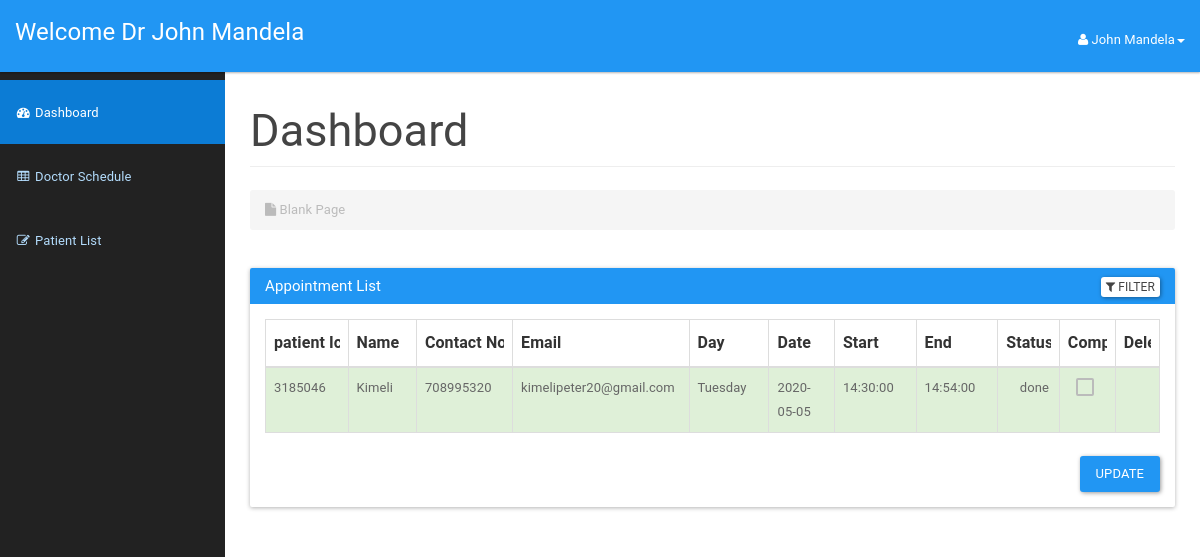
Page /doctor/doctordashboard.php (signed in) on the committed database.
### tables this page shows
CREATE TABLE `doctor` (
  `icDoctor` bigint(12) NOT NULL,
  `password` varchar(20) NOT NULL,
  `doctorId` int(3) NOT NULL,
  `doctorFirstName` varchar(50) NOT NULL,
  `doctorLastName` varchar(50) NOT NULL,
  `doctorAddress` varchar(100) NOT NULL,
  `doctorPhone` varchar(15) NOT NULL,
  `doctorEmail` varchar(20) NOT NULL,
  `doctorDOB` date NOT NULL
);

CREATE TABLE `appointment` (
  `appId` int(3) NOT NULL,
  `patientIc` bigint(12) NOT NULL,
  `scheduleId` int(10) NOT NULL,
  `appSymptom` varchar(100) NOT NULL,
  `appComment` varchar(100) NOT NULL,
  `status` varchar(10) NOT NULL DEFAULT 'process'
);

CREATE TABLE `patient` (
  `icPatient` bigint(12) NOT NULL,
  `password` varchar(20) NOT NULL,
  `patientFirstName` varchar(20) NOT NULL,
  `patientLastName` varchar(20) NOT NULL,
  `patientMaritialStatus` varchar(10) NOT NULL,
  `patientDOB` date NOT NULL,
  `patientGender` varchar(10) NOT NULL,
  `patientAddress` varchar(100) NOT NULL,
  `patientPhone` varchar(15) NOT NULL,
  `patientEmail` varchar(100) NOT NULL
);

CREATE TABLE `doctorschedule` (
  `scheduleId` int(11) NOT NULL,
  `scheduleDate` date NOT NULL,
  `scheduleDay` varchar(15) NOT NULL,
  `startTime` time NOT NULL,
  `endTime` time NOT NULL,
  `bookAvail` varchar(10) NOT NULL
);

### doctor/doctordashboard.php (the view, shortened to what this page needs)
<?php
include_once '../assets/conn/dbconnect.php';
$usersession = $_SESSION['doctorSession'];
$res=mysqli_query($con,"SELECT * FROM doctor WHERE doctorId=".$usersession);
$userRow=mysqli_fetch_array($res,MYSQLI_ASSOC);
?>
<!DOCTYPE html>
<html lang="en">
    <head>
        <link href="assets/css/material.css" rel="stylesheet">
        <link href="assets/css/sb-admin.css" rel="stylesheet">
        <link href="assets/css/style.css" rel="stylesheet">
        <link href="assets/font-awesome/css/font-awesome.css" rel="stylesheet">
    </head>
    <body>
        <div id="wrapper">
            <nav class="navbar navbar-inverse navbar-fixed-top" role="navigation">
                <div class="navbar-header">
                    <a class="navbar-brand" href="doctordashboard.php">Welcome Dr <?php echo $userRow['doctorFirstName'];?> <?php echo $userRow['doctorLastName'];?></a>
                </div>
                <ul class="nav navbar-right top-nav">
                    <li class="dropdown">
                        <a href="#" class="dropdown-toggle" data-toggle="dropdown"><i class="fa fa-user"></i> <?php echo $userRow['doctorFirstName']; ?> <?php echo $userRow['doctorLastName']; ?><b class="caret"></b></a>
                    </li>
                </ul>
                <div class="collapse navbar-collapse navbar-ex1-collapse">
                    <ul class="nav navbar-nav side-nav">
                        <li class="active">
                            <a href="doctordashboard.php"><i class="fa fa-fw fa-dashboard"></i> Dashboard</a>
                        </li>
                        <li>
                            <a href="addschedule.php"><i class="fa fa-fw fa-table"></i> Doctor Schedule</a>
                        </li>
                        <li>
                            <a href="patientlist.php"><i class="fa fa-fw fa-edit"></i> Patient List</a>
                        </li>
                    </ul>
                </div>
            </nav>
            <div id="page-wrapper">
                <div class="container-fluid">
                    <div class="row">
                        <div class="col-lg-12">
                            <h2 class="page-header">
                            Dashboard
                            </h2>
                            <ol class="breadcrumb">
                                <li class="active">
                                    <i class="fa fa-file"></i> Blank Page
                                </li>
                            </ol>
                        </div>
                    </div>
                    <div class="panel panel-primary filterable">
                       <div class="panel-heading">
                        <h3 class="panel-title">Appointment List</h3>
                        <div class="pull-right">
                            <button class="btn btn-default btn-xs btn-filter"><span class="fa fa-filter"></span> Filter</button>
                        </div>
                        </div>
                        <div class="panel-body">
                        <table class="table table-hover table-bordered">
                            <thead>
                                <tr class="filters">
                                    <th><input type="text" class="form-control" placeholder="patient Ic" disabled></th>
                                    <th><input type="text" class="form-control" placeholder="Name" disabled></th>
                                    <th><input type="text" class="form-control" placeholder="Contact No." disabled></th>
                                    <th><input type="text" class="form-control" placeholder="Email" disabled></th>
                                    <th><input type="text" class="form-control" placeholder="Day" disabled></th>
                                    <th><input type="text" class="form-control" placeholder="Date" disabled></th>
                                    <th><input type="text" class="form-control" placeholder="Start" disabled></th>
                                    <th><input type="text" class="form-control" placeholder="End" disabled></th>
                                    <th><input type="text" class="form-control" placeholder="Status" disabled></th>
                                    <th><input type="text" class="form-control" placeholder="Complete" disabled></th>
                                    <th><input type="text" class="form-control" placeholder="Delete" disabled></th>
                                </tr>
                            </thead>
                            <?php
                            $res=mysqli_query($con,"SELECT a.*, b.*,c.*
                                                    FROM patient a
                                                    JOIN appointment b
                                                    On a.icPatient = b.patientIc
                                                    JOIN doctorschedule c
                                                    On b.scheduleId=c.scheduleId
                                                    Order By appId desc");
                            while ($appointment=mysqli_fetch_array($res)) {
                                if ($appointment['status']=='process') {
                                    $status="danger";
                                    $icon='remove';
                                    $checked='';
                                } else {
                                    $status="success";
                                    $icon='ok';
                                    $checked = 'disabled';
                                }
                                echo "<tbody>";
                                echo "<tr class='$status'>";
                                    echo "<td>" . $appointment['patientIc'] . "</td>";
                                    echo "<td>" . $appointment['patientLastName'] . "</td>";
                                    echo "<td>" . $appointment['patientPhone'] . "</td>";
                                    echo "<td>" . $appointment['patientEmail'] . "</td>";
                                    echo "<td>" . $appointment['scheduleDay'] . "</td>";
                                    echo "<td>" . $appointment['scheduleDate'] . "</td>";
                                    echo "<td>" . $appointment['startTime'] . "</td>";
                                    echo "<td>" . $appointment['endTime'] . "</td>";
                                    echo "<td><span class='glyphicon glyphicon-".$icon."' aria-hidden='true'></span>".' '."". $appointment['status'] . "</td>";
                                    echo "<form method='POST'>";
                                    echo "<td class='text-center'><input type='checkbox' name='enable' id='enable' value='".$appointment['appId']."' onclick='chkit(".$appointment['appId'].",this.checked);' ".$checked."></td>";
                                    echo "<td class='text-center'><a href='#' id='".$appointment['appId']."' class='delete'><span class='glyphicon glyphicon-trash' aria-hidden='true'></span></a>
                            </td>";
                            }
                                echo "</tr>";
                           echo "</tbody>";
                       echo "</table>";
                       echo "<div class='panel panel-default'>";
                       echo "<div class='col-md-offset-3 pull-right'>";
                       echo "<button class='btn btn-primary' type='submit' value='Submit' name='submit'>Update</button>";
                        echo "</div>";
                        echo "</div>";
                        ?>
                    </div>
                </div>
                </div>
            </div>
        </div>
    </body>
</html>

### doctor/assets/css/sb-admin.css (style rules this page uses)
body { margin-top: 100px; background-color: #222; }
@media (min-width:768px) { body { margin-top: 50px; } }
#wrapper { padding-left: 0; }
#page-wrapper { min-height: 900px !important; width: 100%; padding: 0; background-color: #fff; }
@media (min-width:768px) { #wrapper { padding-left: 225px; } }
@media (min-width:768px) { #page-wrapper { padding: 10px; } }
.top-nav { padding: 0 15px; }
.top-nav>li { display: inline-block; float: left; }
.top-nav>li>a { padding-top: 17px; padding-bottom: 10px; line-height: 45px; color: white; }
@media (min-width:768px) { .side-nav { position: fixed; top: 80px; left: 225px; width: 225px; margin-left: -225px; border: none; border-radius: 0; overflow-y: auto; background-color: #222; bottom: 0; overflow-x: hidden; padding-bottom: 40px; } }
@media (min-width:768px) { .side-nav>li>a { width: 225px; } }

### doctor/assets/css/style.css (style rules this page uses)
.filterable { margin-top: 15px; }
.filterable .panel-heading .pull-right { margin-top: -20px; }
.filterable .filters input[disabled] { background-color: transparent; border: none; cursor: auto; box-shadow: none; padding: 0; height: auto; }

### rows in the picture
doctor: doctorFirstName "John", doctorLastName "Mandela"
appointment: patientIc "3185046", patientIc.patientLastName "Kimeli", patientIc.patientPhone "708995320", patientIc.patientEmail "kimelipeter20@gmail.com", scheduleId.scheduleDay "Tuesday", scheduleId.scheduleDate "2020-05-05", scheduleId.startTime "14:30:00", scheduleId.endTime "14:54:00", status "done"
